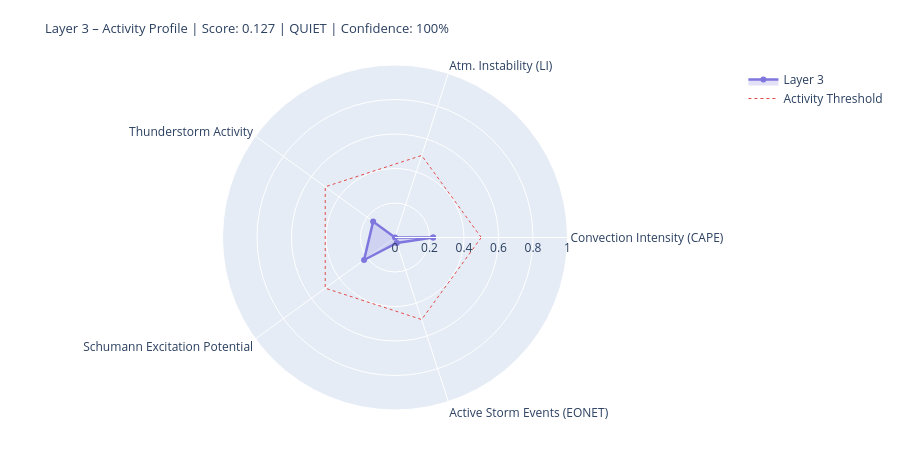

Source (notebook cell):
### Markdown cell above
---
## 4. State Assessment & Handoff to Layer 4/5

### Code cell
# ============================================================
# LAYER-3-SCORE
# Five dynamic components
# ============================================================

def norm(v, lo, hi):
    if v is None or (isinstance(v, float) and math.isnan(v)): return None
    return round(max(0.0, min(1.0, (v - lo) / (hi - lo))), 4)

# --- 1) Convection intensity (global CAPE mean) ---
cape_mean = df_atm['cape'].dropna().mean() if not df_atm.empty else None
conv_score = norm(cape_mean, 0, 3000)
conv_src   = 'primary' if cape_mean is not None else 'missing'

# --- 2) Atmospheric instability (LI mean) ---
li_mean   = df_atm['li'].dropna().mean() if not df_atm.empty else None
# Negative LI = unstable → higher score
instab_score = norm(-li_mean if li_mean is not None else None, -6, 6)
instab_src   = 'primary' if li_mean is not None else 'missing'

# --- 3) Thunderstorm activity (mean thunder score + WMO count) ---
thunder_mean = df_atm['thunder_score'].mean() if not df_atm.empty else None
n_thunder    = int(df_atm['thunderstorm'].sum()) if not df_atm.empty else 0
thunder_score_val = norm(
    (thunder_mean or 0) * 0.7 + n_thunder * 0.1, 0, 1.0
) if thunder_mean is not None else None
thunder_src = 'primary'

# --- 4) Schumann excitation potential (weighted Schumann contribution) ---
schumann_pot = df_atm['schumann_contribution'].mean() if not df_atm.empty else None
# Boosted by Layer-2 thunderstorm trigger
if schumann_pot is not None and l2_thunder:
    schumann_pot = min(1.0, schumann_pot * 1.2)
schumann_score = norm(schumann_pot, 0, 1.0) if schumann_pot is not None else None
schumann_src   = 'derived'

# --- 5) Storm activity (NASA EONET) ---
# Distinction: None = data not loaded, 0.0 = loaded but no events
storm_score = None
storm_src   = 'missing'
if raw.get('storms') is not None:          # API reached successfully
    storm_score = norm(len(storm_events), 0, 30) if storm_events else 0.0
    storm_src   = 'primary'

# X-Ray and Kp: context only, not in dynamic score
# (X-Ray = Layer-0/4 driver; Kp = geomagnetic index, not a lightning proxy)
xray_context = None
if raw.get('xray'):
    df_xc = pd.DataFrame(raw['xray'])
    fc = next((c for c in df_xc.columns
               if any(k in c.lower() for k in ['flux','long']) and 'time' not in c.lower()),
              df_xc.columns[1])
    df_xc[fc] = pd.to_numeric(df_xc[fc], errors='coerce')
    xray_last = df_xc[fc].dropna().iloc[-1] if not df_xc[fc].dropna().empty else None
    if xray_last:
        xray_class = ('X' if xray_last>=1e-4 else 'M' if xray_last>=1e-5
                      else 'C' if xray_last>=1e-6 else 'B')
        xray_context = {'flux': float(xray_last), 'class': xray_class}
        print(f'X-Ray context: {xray_class}-class ({xray_last:.2e} W/m²)')

# --- Aggregate ---
COMPONENTS = {
    'Convection Intensity (CAPE)':  {'score': conv_score,       'source': conv_src,    'dynamic': True},
    'Atm. Instability (LI)':         {'score': instab_score,     'source': instab_src,  'dynamic': True},
    'Thunderstorm Activity':              {'score': thunder_score_val, 'source': thunder_src, 'dynamic': True},
    'Schumann Excitation Potential':   {'score': schumann_score,   'source': schumann_src,'dynamic': True},
    'Active Storm Events (EONET)': {'score': storm_score,      'source': storm_src,   'dynamic': True},
}

available   = {k: v['score'] for k, v in COMPONENTS.items() if v['score'] is not None}
unavailable = [k for k, v in COMPONENTS.items() if v['score'] is None]
layer3_score = round(sum(available.values()) / len(available), 4) if available else None
confidence   = round(len(available) / len(COMPONENTS), 2)
level = ('unknown' if layer3_score is None
         else 'quiet'   if layer3_score < 0.3
         else 'moderate' if layer3_score < 0.6
         else 'active')
dominant_l3 = max(available, key=available.get) if available else 'none'

# --- Ausgabe ---
W = 68
print('=' * W)
print('LAYER 3 – ATMOSPHERE / WEATHER / THUNDERSTORMS – STATE ASSESSMENT')
print('=' * W)
for name, comp in COMPONENTS.items():
    s = comp['score']
    if s is not None:
        bar = '█' * int(s * 20) + '░' * (20 - int(s * 20))
        print(f'  {name:<36} {bar}  {s:.3f}  [{comp["source"]}]')
    else:
        print(f'  {name:<36} {"─" * 20}  n/a   [missing]')
print('-' * W)
print(f'  Score:        {layer3_score:.3f}  ({len(available)}/{len(COMPONENTS)} components)')
print(f'  Confidence:   {confidence:.0%}')
print(f'  Level:        {level.upper()}')
print(f'  Dominant:     {dominant_l3}')
print(f'  CAPE mean:    {cape_mean:.0f} J/kg' if cape_mean else '  CAPE mean:    n/a')
print(f'  LI mean:      {li_mean:.1f} K' if li_mean is not None else '  LI mean:      n/a')
print(f'  Thunderstorms:{n_thunder} points (WMO)  +  {len(storm_events)} NASA EONET')
print('=' * W)

# Radar
cats   = list(available.keys())
vals_r = list(available.values())
if len(cats) >= 3:
    fig = go.Figure()
    fig.add_trace(go.Scatterpolar(
        r=vals_r + [vals_r[0]], theta=cats + [cats[0]],
        fill='toself', fillcolor='rgba(127,119,221,0.22)',
        line=dict(color='#7F77DD', width=2.5), name='Layer 3'
    ))
    fig.add_trace(go.Scatterpolar(
        r=[0.5] * (len(cats)+1), theta=cats + [cats[0]],
        line=dict(color='#E24B4A', dash='dot', width=1),
        mode='lines', name='Activity Threshold'
    ))
    fig.update_layout(
        title=dict(
            text=f'Layer 3 – Activity Profile | Score: {layer3_score:.3f} | {level.upper()} | Confidence: {confidence:.0%}',
            font=dict(size=13)
        ),
        polar=dict(radialaxis=dict(visible=True, range=[0, 1])),
        height=450, showlegend=True,
        margin=dict(l=60, r=60, t=65, b=40)
    )
    fig.show()

### Figure 1 — Plotly figure (JSON) as saved in the notebook; plotly's stock layout.template omitted (floating-point values rounded to 4 significant figures)
{"data": [{"fill": "toself", "fillcolor": "rgba(127,119,221,0.22)", "line": {"color": "#7F77DD", "width": 2.5}, "name": "Layer 3", "r": [0.2211, 0.0, 0.1568, 0.2218, 0.0333, 0.2211], "theta": ["Convection Intensity (CAPE)", "Atm. Instability (LI)", "Thunderstorm Activity", "Schumann Excitation Potential", "Active Storm Events (EONET)", "Convection Intensity (CAPE)"], "type": "scatterpolar"}, {"line": {"color": "#E24B4A", "dash": "dot", "width": 1}, "mode": "lines", "name": "Activity Threshold", "r": [0.5, 0.5, 0.5, 0.5, 0.5, 0.5], "theta": ["Convection Intensity (CAPE)", "Atm. Instability (LI)", "Thunderstorm Activity", "Schumann Excitation Potential", "Active Storm Events (EONET)", "Convection Intensity (CAPE)"], "type": "scatterpolar"}], "layout": {"height": 450, "margin": {"b": 40, "l": 60, "r": 60, "t": 65}, "polar": {"radialaxis": {"range": [0, 1], "visible": true}}, "showlegend": true, "title": {"font": {"size": 13}, "text": "Layer 3 – Activity Profile | Score: 0.127 | QUIET | Confidence: 100%"}}}
